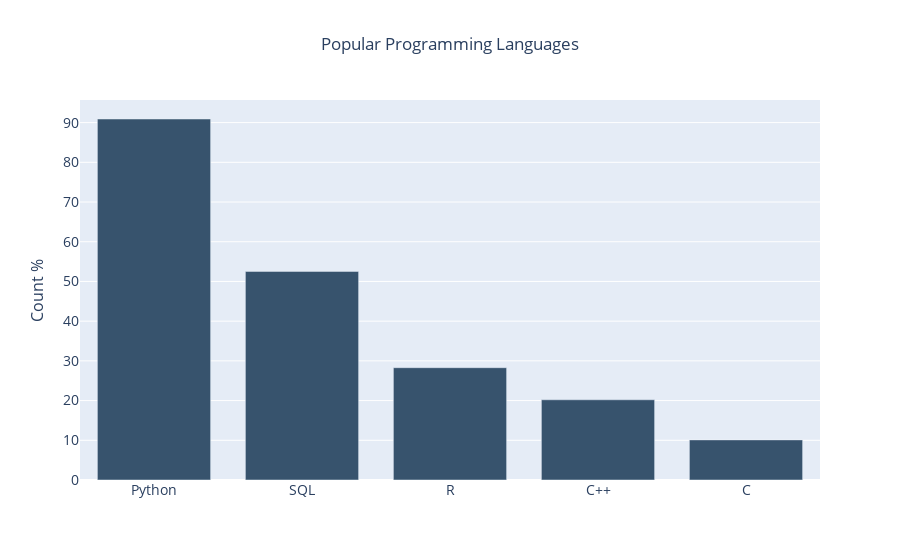

Notebook cell for this chart:
### Markdown cell above
# Most used and suggested Programming Languages

### Code cell
count = Counter()
for row in professionals['Q7']:
    try:
        row_list = row.split(";")
    except:
        pass
    count.update(Counter(combinations(row_list, 1)))
dic = dict()    
for key,value in count.most_common(10):
    dic[key[0]] = value
most_used = pd.DataFrame()
most_used["Language"] = dic.keys()
most_used["Count"] = dic.values()
most_used["Count %"] = most_used["Count"].apply(lambda x: (x*100)/professionals.shape[0])

most_suggested = pd.DataFrame(professionals['Q8'].value_counts())
most_suggested.reset_index(inplace=True)
most_suggested.columns = ["Language", "Count"]
most_suggested = most_suggested[most_suggested["Language"]!="Not Specified"]
most_suggested.reset_index(inplace=True)
most_suggested["Count %"] = most_suggested["Count"].apply(lambda x: (x*100)/professionals.shape[0])


lang = pd.merge(most_used, most_suggested, on="Language")
lang.drop(columns=["Count_x", "index", "Count_y"], inplace=True)
lang.columns=["Language", "Count % for most used language", "Count % for most suggested language"]

fig = go.Figure()
fig.add_trace(go.Bar(x=lang['Language'],
                y=lang['Count % for most used language'],
                name='Most Used Programming Language',
                marker_color='rgb(55, 83, 109)'
                ))

fig.update_layout(
    title = "Popular Programming Languages",
    xaxis_tickfont_size=14,
    yaxis=dict(
        title='Count %',
        titlefont_size=16,
        tickfont_size=14,
    ),
    legend=dict(
        x=0.6,
        y=1.0,
        bgcolor='rgba(255, 255, 255, 0)',
        bordercolor='rgba(255, 255, 255, 0)',
        
    ),
    barmode='group',
    bargap=0.15, 
    bargroupgap=0.1,
    title_x=0.5,
    autosize = True,
)
fig.show()

### Figure 1 — Plotly figure (JSON) as saved in the notebook; plotly's stock layout.template omitted (floating-point values rounded to 4 significant figures)
{"data": [{"marker": {"color": "rgb(55, 83, 109)"}, "name": "Most Used Programming Language", "type": "bar", "x": ["Python", "SQL", "R", "C++", "C"], "y": [90.91, 52.53, 28.28, 20.2, 10.1]}], "layout": {"autosize": true, "bargap": 0.15, "bargroupgap": 0.1, "barmode": "group", "legend": {"bgcolor": "rgba(255, 255, 255, 0)", "bordercolor": "rgba(255, 255, 255, 0)", "x": 0.6, "y": 1}, "title": {"text": "Popular Programming Languages", "x": 0.5}, "xaxis": {"tickfont": {"size": 14}}, "yaxis": {"tickfont": {"size": 14}, "title": {"font": {"size": 16}, "text": "Count %"}}}}
